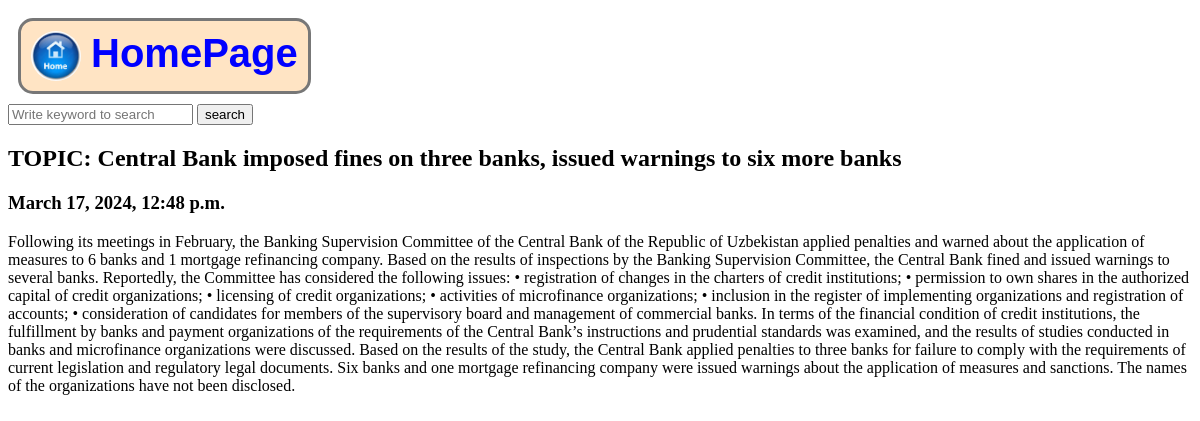
The page /business/detail/3/ on the database its author committed.
### app_News/models.py (models this page shows, shortened)
class News(models.Model):
    news_title = models.CharField(max_length=255, verbose_name="News title")
    news_body = models.TextField(verbose_name="Text body")
    news_image = models.ImageField(upload_to='media')
    news_category = models.ForeignKey(Categories, on_delete=models.CASCADE, null=True, blank=True)
    at_date = models.DateTimeField(auto_now_add=True, verbose_name="Added_time")
    views_count = models.PositiveIntegerField(verbose_name="Views Count", default=0)
    class Meta:
        verbose_name = "News"
        verbose_name_plural = "News"
        unique_together = ["news_title", "news_category"]
        db_table = "News"
        ordering = ['pk']

### app_News/views.py (the view)
# urls.py: path("business/detail/<int:pk>/", category_business_detail, name="category_business_detail"),
def category_business_detail(request, pk):
    certain_new = News.objects.get(id=pk)
    context = {
        "certain_new": certain_new
    }
    return render(request, 'business/category_business_detail.html', context)

### templates/business/category_business_detail.html (shortened to what this page needs)
{% extends 'base.html' %}
{% load static %}
{% block content %}
    <h2>
        TOPIC: {{ certain_new.news_title }}
    </h2>
    <h3>
        {{ certain_new.at_date }}
    </h3>
    {{ certain_new.news_body }}
{% endblock content %}

### rows shown on the page
News: news_title "Central Bank imposed fines on three banks, issued warnings to six more banks", at_date "March 17, 2024, 12:48 p.m.", news_body "Following its meetings in February, the Banking Supervision Committee of the Central Bank of the Republic of Uzbekistan applied penalties and warned about the application of measures to 6 banks and 1 mortgage refinancing company. Based on the results of inspections by the Banking Supervision Committee, the Central Bank fined and issued warnings to several banks. Reportedly, the Committee has considered the following issues: • registration of changes in the charters of credit institutions; • permission to own shares in the authorized capital of credit organizations; • licensing of credit organizations; • activities of microfinance organizations; • inclusion in the register of implementing…"
